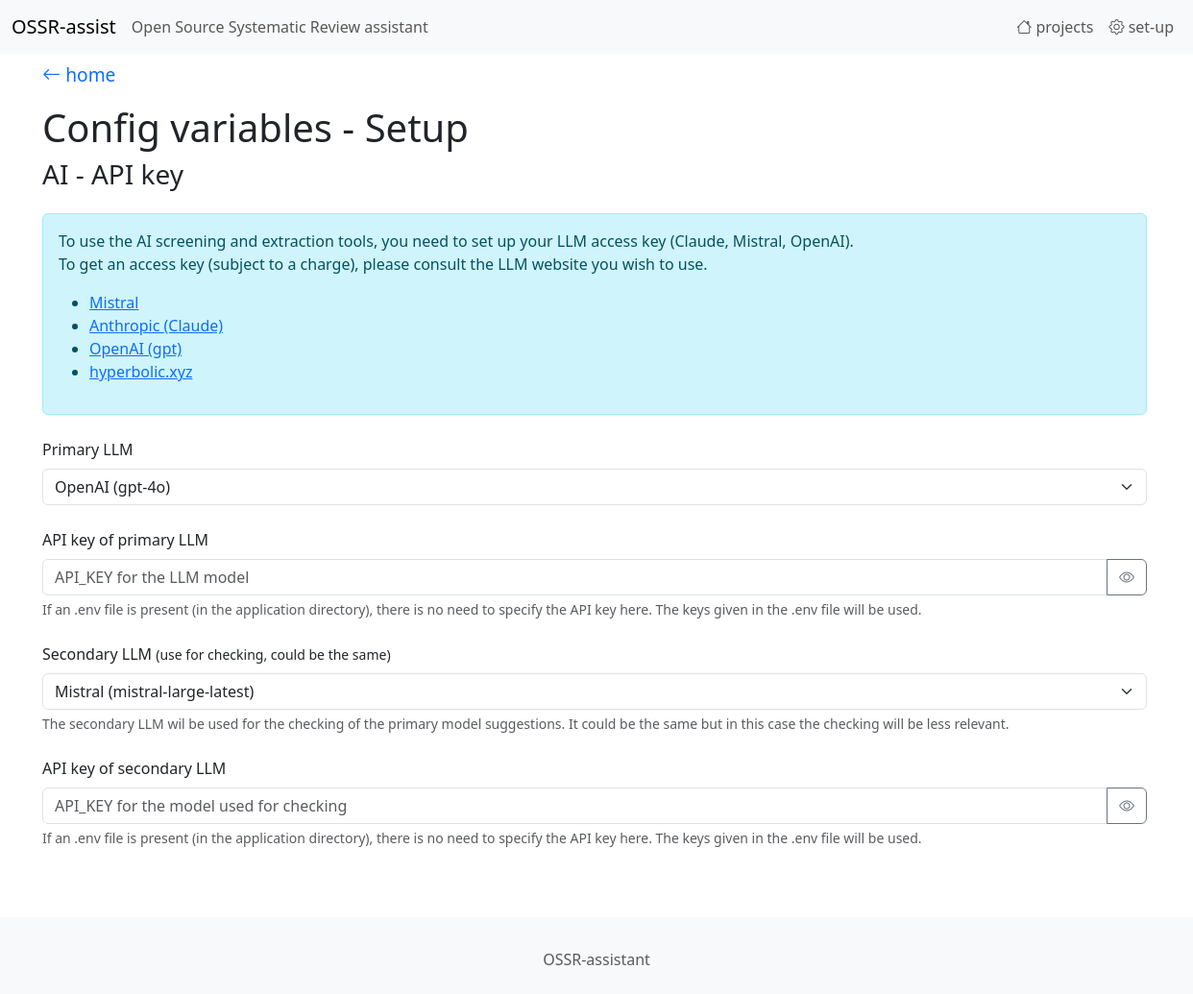
/setup, run on an earlier commit of the app's database.
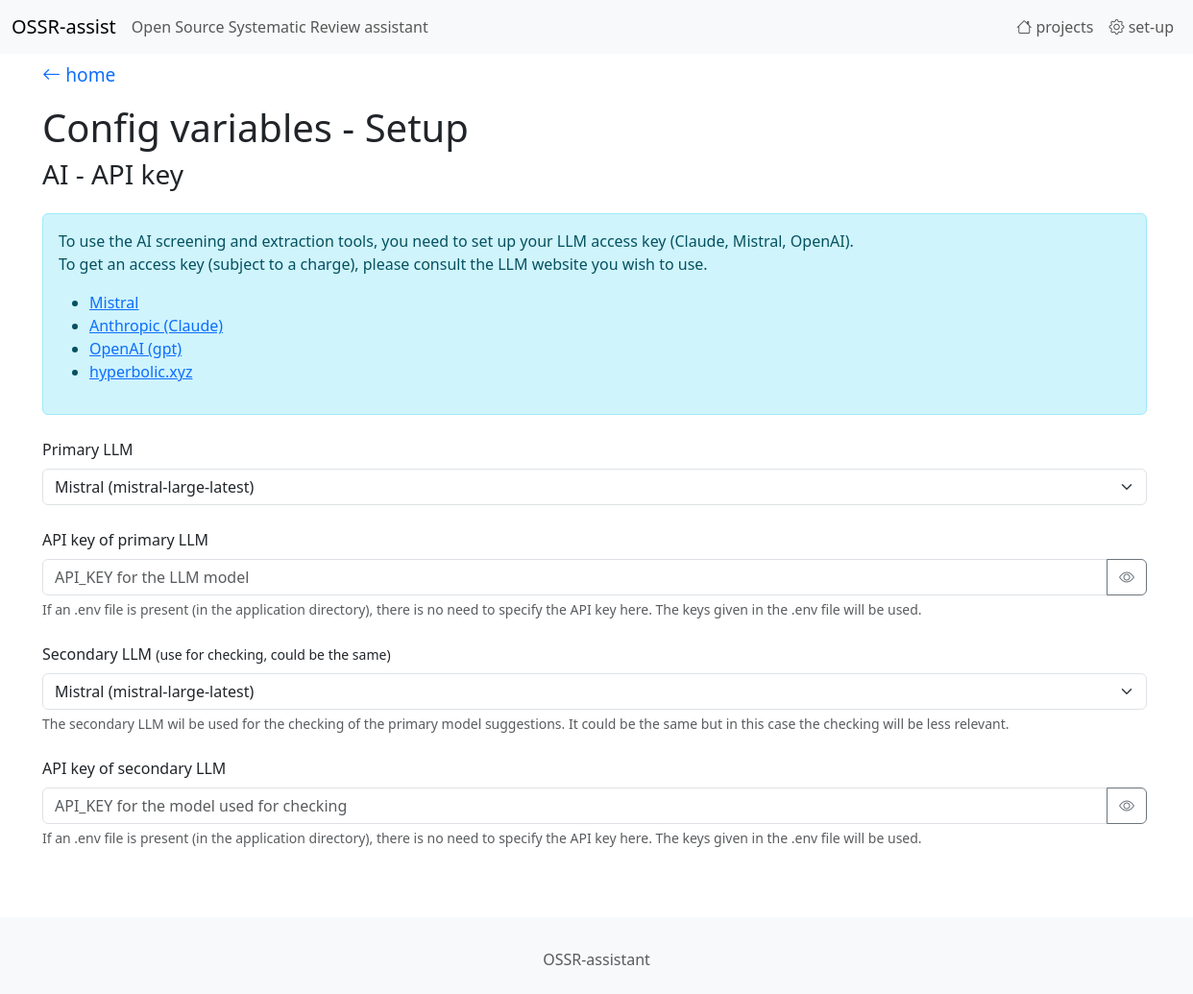
And on a later commit of the database.
### tables this page shows
CREATE TABLE config_variables
(
    variable_name TEXT,
    value         TEXT default ""
);

### app.py (the view)
@app.route('/setup')
def endpoint_setup():
    return setup()

### utils.py (called while the page is built)
def get_db_connection():
    conn = sqlite3.connect(DB_PATH)
    conn.row_factory = sqlite3.Row
    return conn

def sql_select_fetchall(sql, parameters):
    with get_db_connection() as con:
        cur = con.cursor()
        res = cur.execute(sql, parameters)
        rows = res.fetchall()
        columns = [column[0] for column in cur.description]
        result = [dict(zip(columns, row)) for row in rows]
        cur.close()
    return result

### templates/setup.html (shortened to what this page needs)
{% extends 'base.html' %}
{%  block content %}
<p class="mt-2 mb-3">
    <a href="/" class="return_arrow">
    <i class="bi bi-arrow-left"></i> home
    </a>
</p>
<h1>Config variables - Setup</h1>
    <h3>AI - API key</h3>
    <div class="alert alert-info mt-4 mb-4" role="alert">
    <p>
        To use the AI screening and extraction tools,
        you need to set up your LLM access key (Claude, Mistral, OpenAI).<br/>
        To get an access key (subject to a charge), please consult the LLM website you wish to use.
    </p>
    <ul>
        <li> <a href="https://console.mistral.ai/upgrade/plans" target="_blank">Mistral</a></li>
        <li> <a href="https://docs.anthropic.com/en/home" target="_blank">Anthropic (Claude)</a></li>
        <li> <a href="https://openai.com/api/" target="_blank">OpenAI (gpt)</a> </li>
        <li><a href="https://app.hyperbolic.xyz/" target="_blank">hyperbolic.xyz</a> </li></li>
    </ul>
    </div>
<form class="mt-4">
<div class="mb-4">
    <label for="LLM_NAME" class="form-label">Primary LLM</label>
    <select class="form-select" id="LLM_NAME" name="LLM_NAME" hx-post="/setup/update_field/LLM_NAME" hx-trigger="change" hx-target="#LLM_NAME_info" hx-swap="innerHTML">
        <option value="{{ LLM_Name_Enum.OPENAI.value }}" {% if LLM_NAME == 'openai' %}selected{% endif %}>OpenAI (gpt-4o)</option>
        <option value="{{ LLM_Name_Enum.MISTRAL.value }}" {% if LLM_NAME == 'mistral' %}selected{% endif %}>Mistral (mistral-large-latest)</option>
    </select>
</div>
<div class="mb-4">
    <label for="API_KEY" class="form-label">API key of primary LLM</label>
    <div class="input-group">
        <input type="password" class="form-control" id="API_KEY" name="API_KEY"
               value="{{ API_KEY }}" placeholder="API_KEY for the LLM model"
               hx-post="/setup/update_field/API_KEY" hx-trigger="change" hx-target="#API_KEY_info" >
        <button class="btn btn-outline-secondary" type="button" id="toggleAPI_KEY">
            <i class="bi bi-eye"></i>
        </button>
    </div>
    <div class="form-text">
        If an .env file is present (in the application directory), there is no need to specify the API key here.
        The keys given in the .env file will be used.
    </div>
</div>
<div class="mb-4">
    <label for="SECONDARY_LLM_NAME" class="form-label">Secondary LLM <small>(use for checking, could be the same)</small></label>
    <select class="form-select" id="SECONDARY_LLM_NAME" name="SECONDARY_LLM_NAME" hx-post="/setup/update_field/SECONDARY_LLM_NAME" hx-trigger="change" hx-target="#SECONDARY_LLM_NAME_info" hx-swap="innerHTML">
        <option value="{{ LLM_Name_Enum.MISTRAL.value }}" {% if SECONDARY_LLM_NAME == 'mistral' %}selected{% endif %}>Mistral (mistral-large-latest)</option>
    </select>
<div class="form-text">
    The secondary LLM wil be used for the checking of the primary model suggestions.
    It could be the same but in this case the checking will be less relevant.
</div>
</div>
<div class="mb-4">
    <label for="SECONDARY_API_KEY" class="form-label">API key of secondary LLM</label>
    <div class="input-group">
        <input type="password" class="form-control" id="SECONDARY_API_KEY" name="SECONDARY_API_KEY"
               value="{{ SECONDARY_API_KEY }}" placeholder="API_KEY for the model used for checking"
               hx-post="/setup/update_field/SECONDARY_API_KEY" hx-trigger="change" hx-target="#SECONDARY_API_KEY_info" >
        <button class="btn btn-outline-secondary" type="button" id="toggleSECONDARY_API_KEY">
            <i class="bi bi-eye"></i>
        </button>
    </div>
    <div class="form-text">
        If an .env file is present (in the application directory), there is no need to specify the API key here.
        The keys given in the .env file will be used.
    </div>
</div>
</form>
{%  endblock %}

What changed in the data, as far as the page shows it:
changed config_variables (number 1 of 2 on the later page): LLM_NAME "OpenAI (gpt-4o)" → "Mistral (mistral-large-latest)"
